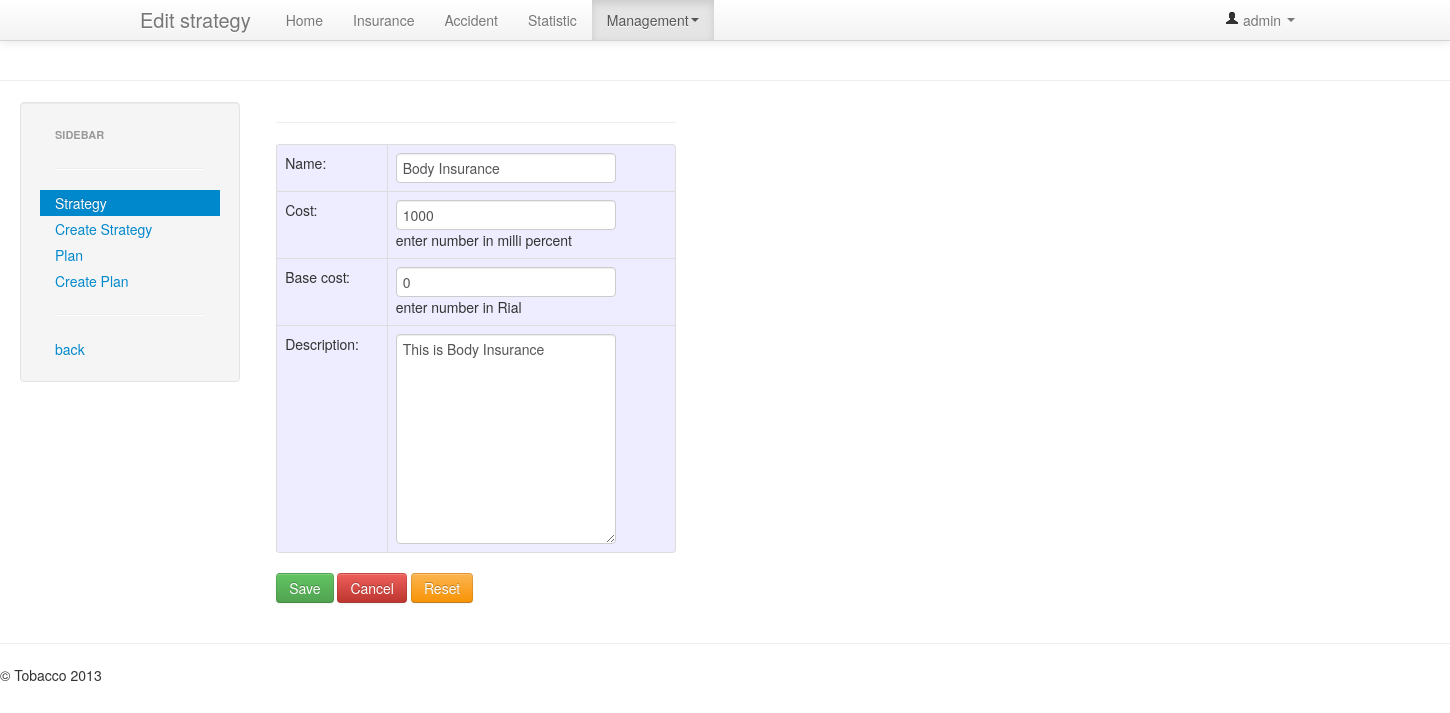
The page /management/strategy/1/edit (signed in) on the database its author committed.
### Insurance/models.py (models this page shows, shortened)
class Insurance_type(models.Model):
    name = models.CharField(max_length=64, unique=True, validators=[MinLengthValidator(5)])
    cost = models.IntegerField(max_length=10,
                               validators=[MinValueValidator(0), MaxValueValidator(100 * 1000)],
                               help_text='enter number in milli percent')
    base_cost = models.IntegerField(max_length=10, validators=[MinValueValidator(0)], help_text='enter number in Rial')
    description = models.TextField(max_length=1024)

### Management/views.py (the view)
# urls.py: url(r'^strategy/(?P<stid>\d+)/edit$', 'Management.views.edit_strategy', name='edit_strategy'),
@login_required
@group_required(Admin)
def edit_strategy(request, stid):
    success_message = None
    form = None
    strategy = get_object_or_404(Insurance_type, pk=stid)
    if request.method.upper() == 'POST':
        form = Insurance_type_show_form(request.POST, instance=strategy)
        if form.is_valid():
            form.save()
            success_message = "Changes applied."
    else:
        form = Insurance_type_show_form(instance=strategy)
    return render(request, 'Management/edit_strategy.html', {
        'user_name': get_user_name(request),
        'security': get_security(request),
        'form': form,
        'strategy_id': stid,
        'success_message': success_message,
    })

### Management/forms.py
class Insurance_type_show_form(ModelForm):
    class Meta:
        model = Insurance_type
        exclude = ()

### Pasargad/helper.py (called while the page is built)
def group_required(*group_names):
    def in_groups(u):
        if bool(u.groups.filter(name__in=group_names)) | u.is_superuser:
            return True
        else:
            raise PermissionDenied
    return user_passes_test(in_groups)

def get_security(request):
    user = request.user
    pr = {}
    for group in user.groups.all():
        pr[group.name] = True
    if Admin not in pr:
        pr[Admin] = False
    if Secretory not in pr:
        pr[Secretory] = False
    if Expert not in pr:
        pr[Expert] = False
    return pr

def get_user_name(request):
    return request.user.first_name if request.user.first_name != None and len(
        request.user.first_name) != 0 else request.user.username

### Management/templates/Management/edit_strategy.html (shortened to what this page needs)
{% extends "Management/management_base.html" %}
{% block navbar_title %} Edit strategy {% endblock %}
{% block sidebar_strategy %}active{% endblock %}
{% block sidebar_back %}{% url 'Management:view_strategy' strategy_id %}{% endblock %}
{% block content %}
    {% if form %}
        <div class="container">
            <form class="form-horizontal" style="width: 400px;" method="POST">
                <hr>
                <table style="background: #ededff" class="table table-bordered">
                    <colgroup>
                        <col class="col1">
                        <col class="col2">
                    </colgroup>
                    <tbody>
                    {{ form.as_table }}
                    </tbody>
                </table>
                <button class="btn btn-success" type="submit">Save</button>
                <a class="btn btn-danger" href="{% url 'Management:view_strategy' strategy_id %}">Cancel</a>
                <a class="btn btn-warning" href="{% url 'Management:edit_strategy' strategy_id %}">Reset</a>
            </form>
        </div>
    {% endif %}
{% endblock %}

### templates/base.html (shortened to what this page needs)
{% extends "html_base.html" %}
{% block body %}
    <div class="navbar navbar-fixed-top">
        <div class="navbar-inner">
            <div class="container">
                <a class="brand" href="">{% block navbar_title %} Content Title {% endblock %}</a>
                <div class="nav-collapse collapse">
                    <ul class="nav">
                        <li class="{% block navbar_home %}{% endblock %}"><a href="{% url 'Home:home' %}">Home</a></li>
                        {% if security.Expert or security.Secretory %}
                        <li class="{% block navbar_insurance %}{% endblock %}"><a
                                href="{% url 'Insurance:home' %}">Insurance</a></li>
                        <li class="{% block navbar_accident %}{% endblock %}"><a
                                href="{% url 'Accident:home' %}">Accident</a></li>
                        {% endif %}
                        {% if security.Admin %}
                        <li class="{% block navbar_statistic %}{% endblock %}"><a
                                href="{% url 'Statistic:home' %}">Statistic</a></li>
                        {% endif %}
                        <li class="dropdown {% block navbar_management %}{% endblock %}"><a href="#"
                                                                                         class="dropdown-toggle"
                                                                                         data-toggle="dropdown">Management<b
                                class="caret"></b></a>
                        </li>
                    </ul>
                    <ul class="nav pull-right">
                        <li class="dropdown">
                            <a href="#" class="dropdown-toggle" data-toggle="dropdown">
                                <i class="icon-user"></i>
                                {{ user_name }}
                                <b class="caret"></b></a>
                        </li>
                    </ul>
                </div>
            </div>
        </div>
    </div>
    <hr>
    <div class="container-fluid">
        <div class="row-fluid">
            <div class="span3" style="width: 220px">
                <div class="well sidebar-nav">
                    <ul class="nav nav-list">
                        <li class="nav-header">Sidebar</li>
                        <hr>
                        {% block  sidebar_content %} {% endblock %}
                        <hr>
                        <li><a href="{% block sidebar_back %}{% endblock %}">back</a></li>
                    </ul>
                </div>
            </div>
            <div class="span9">
                {% block content %}{% endblock %}
            </div>
        </div>
    </div>
    <hr>
    <footer class='footer'>
        <p>&copy; Tobacco 2013</p>
    </footer>
{% endblock %}

### templates/base.html (style rules this page uses)
body { padding-top: 60px; padding-bottom: 30px; }

### rows shown on the page
Insurance_type: name "Body Insurance", cost "1000", base_cost "0", description "This is Body Insurance"

### other values the page prints
{{ user_name }} "admin"
